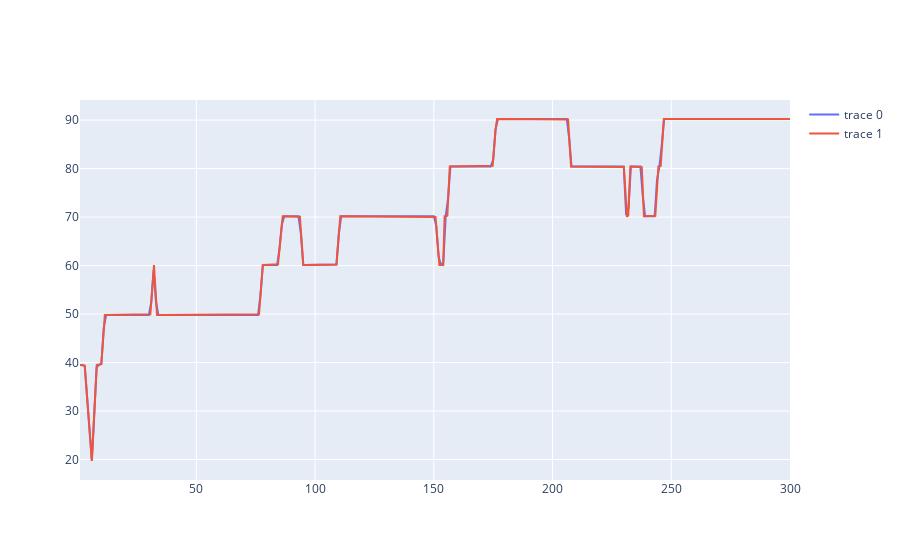

Here is the notebook cell this chart was saved with:
### Code cell
fig2 = go.Figure()
fig2.add_trace(go.Scatter(x=x,y=y2, mode='lines'))
fig2.add_trace(go.Scatter(x=df2.trial,y=df2.p, mode='lines'))

fig2.show()

### Figure 1 — Plotly figure (JSON) as saved in the notebook; plotly's stock layout.template omitted (floating-point values rounded to 4 significant figures; data arrays with more than 128 entries replaced by an {"elided": "..."} marker saying what was removed)
{"data": [{"mode": "lines", "type": "scatter", "x": {"elided": "300 float values"}, "y": {"elided": "300 float values"}}, {"mode": "lines", "type": "scatter", "x": {"elided": "29718 float values"}, "y": {"elided": "29718 float values"}}], "layout": {}}
